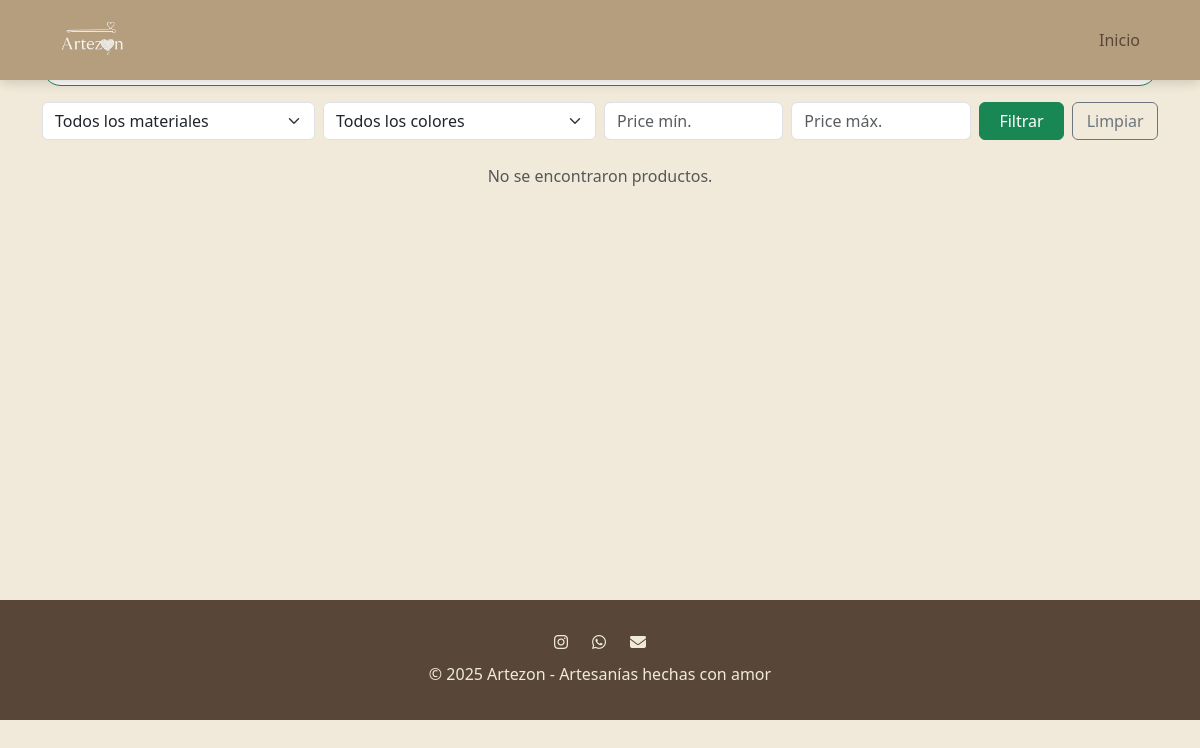
/home/, run on an earlier commit of the app's database.
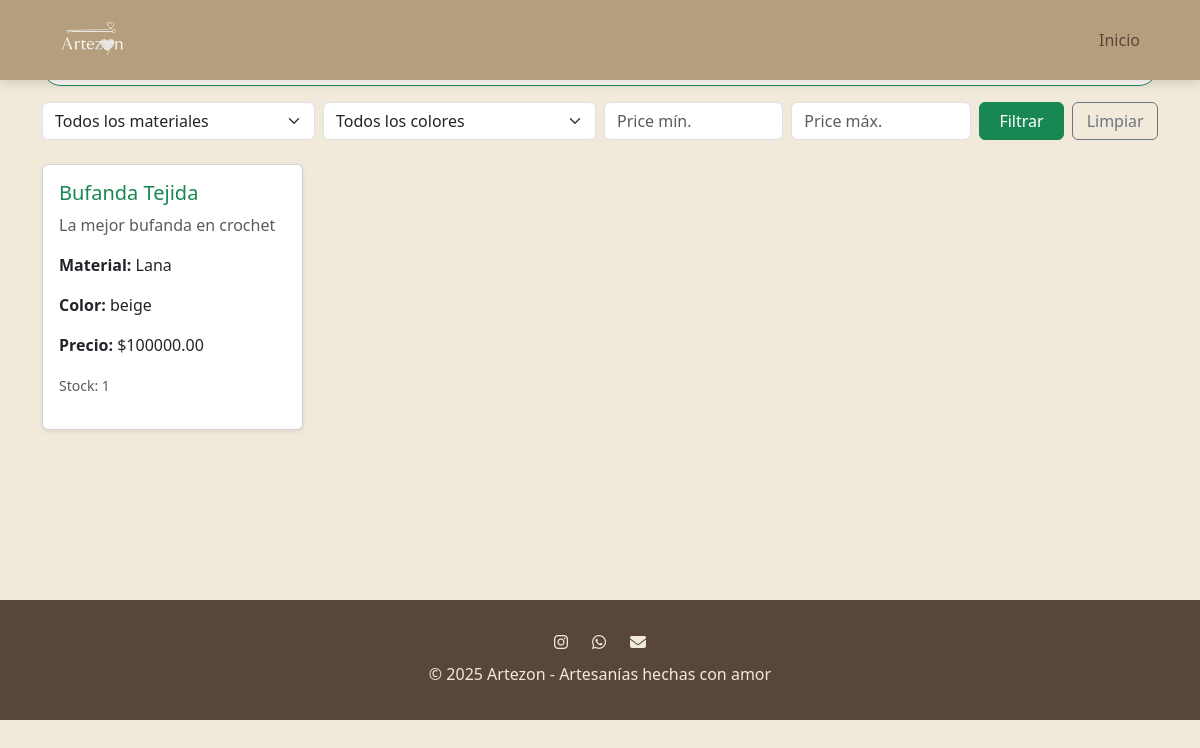
And on a later commit of the database.
### productos/models.py (models this page shows, shortened)
class Product(models.Model):
    seller = models.ForeignKey(User, on_delete=models.CASCADE)
    name = models.CharField(max_length=120)
    description = models.TextField(blank=True)
    category = models.CharField(max_length=50, blank=True)
    material = models.CharField(max_length=50, blank=True)
    color = models.CharField(max_length=30, blank=True)
    price = models.DecimalField(max_digits=10, decimal_places=2)
    stock = models.PositiveIntegerField(default=0)
    is_active = models.BooleanField(default=True)
    created_at = models.DateTimeField(auto_now_add=True)
    imagen = models.ImageField(upload_to="imagenProductos/", blank=True, null=True)

### productos/views.py (the view)
# urls.py: 2. Add a URL to urlpatterns:  path('', views.home, name='home')
def home(request):
    query = request.GET.get("q", "")
    material = request.GET.get("material", "")
    color = request.GET.get("color", "")
    price_min = request.GET.get("price_min", "")
    price_max = request.GET.get("price_max", "")
    productos = Product.objects.all()
    if query:
        productos = productos.filter(
            Q(name__icontains=query) |
            Q(description__icontains=query)
        )
    if material:
        productos = productos.filter(material=material)
    if color:
        productos = productos.filter(color=color)
    if price_min:
        productos = productos.filter(price__gte=price_min)
    if price_max:
        productos = productos.filter(price__lte=price_max)
    materiales = Product.objects.values_list("material", flat=True).distinct()
    colores = Product.objects.values_list("color", flat=True).distinct()
    context = {
        "productos": productos,
        "current_filters": {
            "q": query,
            "material": material,
            "color": color,
            "precio_min": price_min,
            "precio_max": price_max,
        },
        "materiales": materiales,
        "colores": colores,
    }
    return render(request, "productos/home.html", context)

### productos/templates/productos/home.html (shortened to what this page needs)
{% extends "base.html" %}
{% block content %}
<div class="container my-4">
  <form method="get" class="mb-4">
    <div class="row mb-3">
      <div class="col-12">
      </div>
    </div>
    <div class="row g-2 align-items-center">
      <div class="col-md-3">
        <select name="material" class="form-select">
          <option value="">Todos los materiales</option>
        </select>
      </div>
      <div class="col-md-3">
        <select name="color" class="form-select">
          <option value="">Todos los colores</option>
        </select>
      </div>
      <div class="col-md-2">
        <input
          type="number"
          name="price_min"
          class="form-control"
          placeholder="Price mín."
          value="{{ current_filters.price_min }}"
          min="0"
          step="10000"
        >
      </div>
      <div class="col-md-2">
        <input
          type="number"
          name="price_max"
          class="form-control"
          placeholder="Price máx."
          value="{{ current_filters.price_max }}"
          min="0"
          step="10000"
        >
      </div>
      <div class="col-md-2 d-flex gap-2">
        <button type="submit" class="btn btn-success w-50">Filtrar</button>
        <a href="{% url 'home' %}" class="btn btn-outline-secondary w-50">Limpiar</a>
      </div>
    </div>
  </form>
  <div class="row g-4">
    {% for producto in productos %}
      <div class="col-md-4 col-lg-3">
        <div class="card h-100 shadow-sm">
          <div class="card-body">
            <h5 class="card-title text-success">{{ producto.name }}</h5>
            <p class="card-text text-muted">{{ producto.description|truncatechars:100 }}</p>
            <p><strong>Material:</strong> {{ producto.material }}</p>
            <p><strong>Color:</strong> {{ producto.color }}</p>
            <p><strong>Precio:</strong> ${{ producto.price }}</p>
            <p><small class="text-muted">Stock: {{ producto.stock }}</small></p>
          </div>
        </div>
      </div>
    {% empty %}
      <div class="col-12">
        <p class="text-center text-muted">No se encontraron productos.</p>
      </div>
    {% endfor %}
  </div>
</div>
{% endblock %}

What changed in the data, as far as the page shows it:
added Product: name "Bufanda Tejida", description "La mejor bufanda en crochet", material "Lana", color "beige", price "100000.00", stock "1"
Also different on the page:
text no longer shown: "No se encontraron productos."
